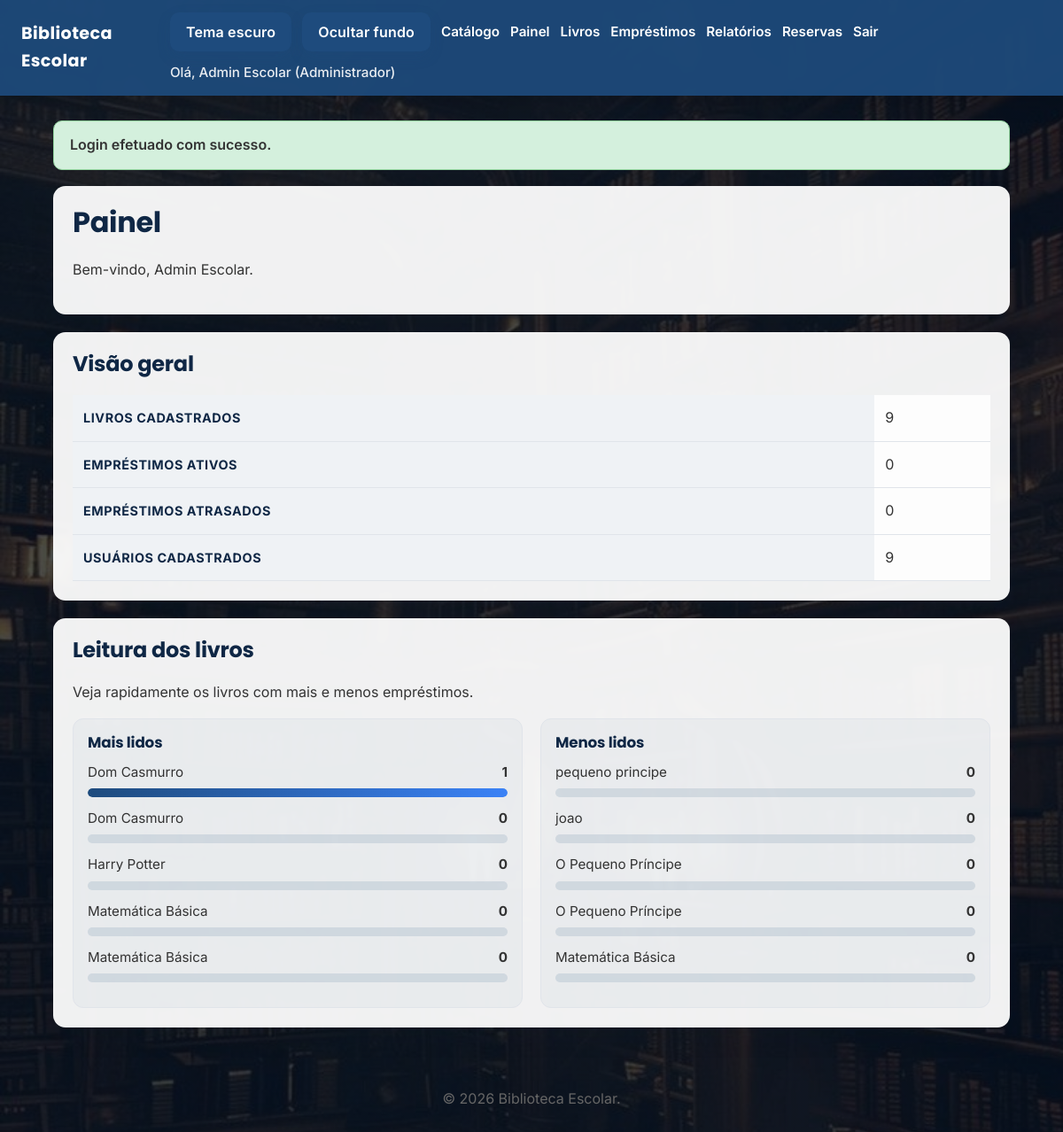
The page /dashboard.php (signed in) on the database as committed earlier.
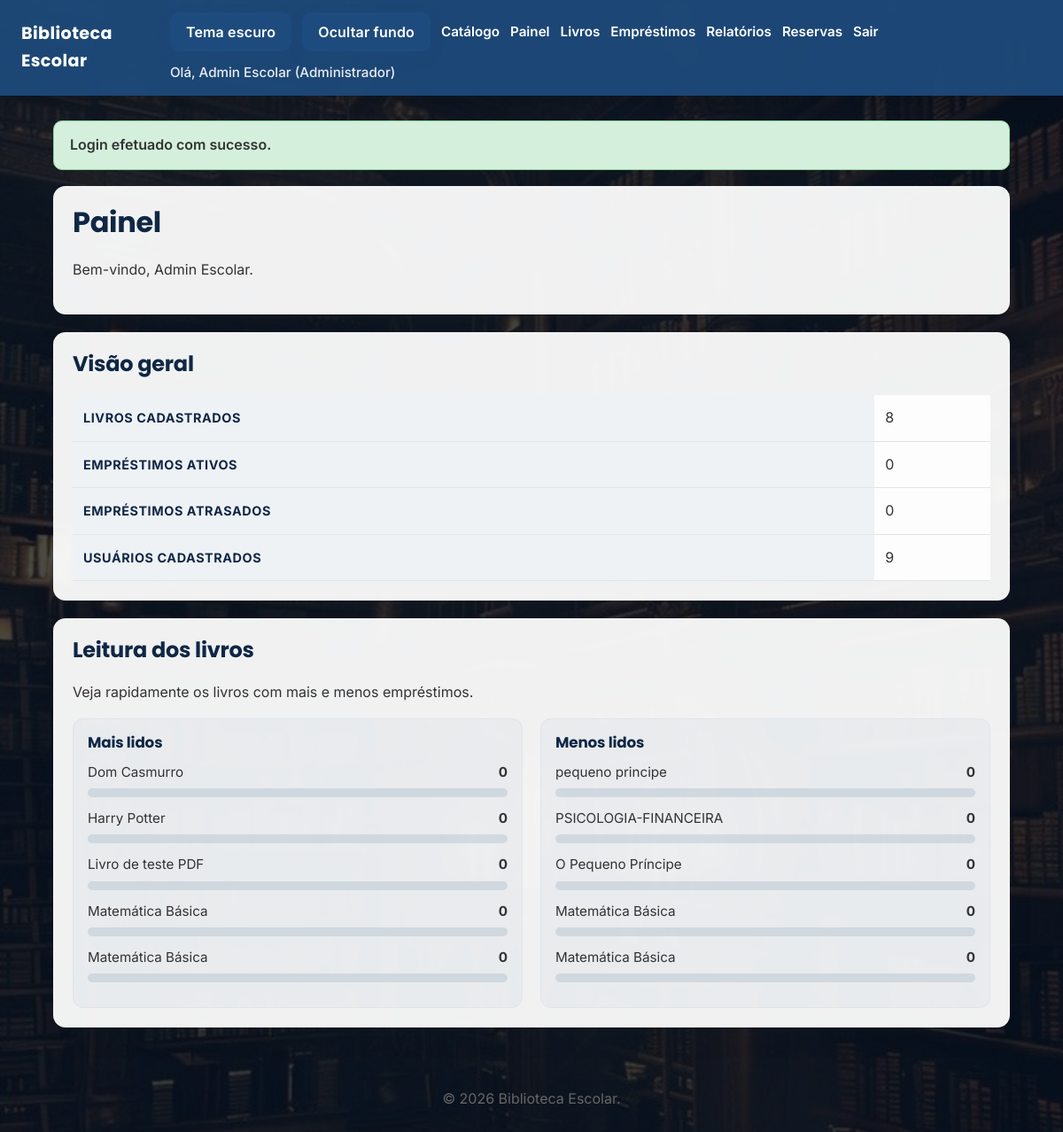
The same page on the database as committed later.
### tables this page shows
CREATE TABLE books (
        id INTEGER PRIMARY KEY AUTOINCREMENT,
        title TEXT NOT NULL,
        author TEXT NOT NULL,
        category TEXT NOT NULL,
        isbn TEXT,
        publisher TEXT,
        year INTEGER,
        quantity INTEGER NOT NULL DEFAULT 0,
        shelf TEXT,
        internal_code TEXT,
        cover_path TEXT,
        created_at TEXT NOT NULL DEFAULT CURRENT_TIMESTAMP
    , pdf_path TEXT);

### includes/functions.php (called while the page is built, shortened)
<?php
require_once __DIR__ . '/auth.php';
function base_url(string $path = ''): string
{
    $base = BASE_URL;
    return rtrim($base, '/') . '/' . ltrim($path, '/');
}
function get_flash(): ?array
{
    if (isset($_SESSION['_flash'])) {
        $flash = $_SESSION['_flash'];
        return $flash;
    }
    return null;
}
function h(string $value): string
{
    return htmlspecialchars($value, ENT_QUOTES, 'UTF-8');
}

### includes/auth.php (called while the page is built, shortened)
<?php
function current_user(): ?array
{
    return $_SESSION['user'] ?? null;
}
function user_has_role(string|array $role): bool
{
    $user = current_user();
    $roles = is_array($role) ? $role : [$role];
    return in_array($user['role_name'], $roles, true);
}

### dashboard.php (the view, shortened to what this page needs)
<?php
require_once __DIR__ . '/includes/auth.php';
require_once __DIR__ . '/includes/functions.php';
$stats = [
    'books' => 0,
    'loans' => 0,
    'overdue' => 0,
    'users' => 0,
];
try {
    $db = get_db();
    $stats['books'] = (int)$db->query('SELECT COUNT(*) FROM books')->fetchColumn();
    $stats['loans'] = (int)$db->query('SELECT COUNT(*) FROM loans WHERE returned_at IS NULL')->fetchColumn();
    $stats['overdue'] = (int)$db->query('SELECT COUNT(*) FROM loans WHERE returned_at IS NULL AND due_date < DATE("now")')->fetchColumn();
    $stats['users'] = (int)$db->query('SELECT COUNT(*) FROM users')->fetchColumn();
    $bookUsage = $db->query('SELECT b.id, b.title, COUNT(l.id) AS loan_count FROM books b LEFT JOIN loans l ON l.book_id = b.id GROUP BY b.id ORDER BY loan_count DESC, b.title ASC')->fetchAll();
    $maxCount = !empty($bookUsage) ? max(array_column($bookUsage, 'loan_count')) : 0;
    $maxCount = max(1, (int)$maxCount);
    $mostRead = array_slice($bookUsage, 0, 5);
    $leastRead = array_slice(array_reverse($bookUsage), 0, 5);
} catch (Exception $e) {
    $bookUsage = [];
    $mostRead = [];
    $leastRead = [];
    $maxCount = 1;
}
require_once __DIR__ . '/includes/header.php';
?>
<div class="card">
    <h1>Painel</h1>
    <p>Bem-vindo, <?php echo h(current_user()['name']); ?>.</p>
</div>
<div class="card">
    <h2>Visão geral</h2>
    <table>
        <tr><th>Livros cadastrados</th><td><?php echo h((string)$stats['books']); ?></td></tr>
        <tr><th>Empréstimos ativos</th><td><?php echo h((string)$stats['loans']); ?></td></tr>
        <tr><th>Empréstimos atrasados</th><td><?php echo h((string)$stats['overdue']); ?></td></tr>
        <tr><th>Usuários cadastrados</th><td><?php echo h((string)$stats['users']); ?></td></tr>
    </table>
</div>
<div class="card">
    <h2>Leitura dos livros</h2>
    <p>Veja rapidamente os livros com mais e menos empréstimos.</p>
    <?php if (empty($bookUsage)): ?>
        <p class="muted">Ainda não há dados de empréstimos para exibir.</p>
    <?php else: ?>
        <div class="chart-grid">
            <div class="chart-panel">
                <h3>Mais lidos</h3>
                <?php foreach ($mostRead as $book): ?>
                    <?php $width = $maxCount > 0 ? round(((int)$book['loan_count'] / $maxCount) * 100) : 0; ?>
                    <div class="chart-row">
                        <div class="chart-meta">
                            <span><?php echo h($book['title']); ?></span>
                            <strong><?php echo (int)$book['loan_count']; ?></strong>
                        </div>
                        <div class="chart-bar">
                            <span style="width: <?php echo h((string)$width); ?>%"></span>
                        </div>
                    </div>
                <?php endforeach; ?>
            </div>
            <div class="chart-panel">
                <h3>Menos lidos</h3>
                <?php foreach ($leastRead as $book): ?>
                    <div class="chart-row">
                        <div class="chart-meta">
                            <span><?php echo h($book['title']); ?></span>
                            <strong><?php echo (int)$book['loan_count']; ?></strong>
                        </div>
                        <div class="chart-bar">
                        </div>
                    </div>
                <?php endforeach; ?>
            </div>
        </div>
    <?php endif; ?>
</div>
<?php require_once __DIR__ . '/includes/footer.php';

### includes/header.php (shortened to what this page needs)
<?php
require_once __DIR__ . '/auth.php';
require_once __DIR__ . '/functions.php';
$user = current_user();
$flash = get_flash();
?>
<!DOCTYPE html>
<html lang="pt-BR">
<head>
    <link rel="stylesheet" href="<?php echo h(base_url('css/style.css')); ?>">
</head>
<body>
<header>
    <div class="brand"><a href="<?php echo h(base_url('index.php')); ?>"><?php echo h(SITE_NAME); ?></a></div>
    <nav>
        <button id="theme-toggle" type="button">Tema escuro</button>
        <button id="background-toggle" type="button">Ocultar fundo</button>
        <a href="<?php echo h(base_url('index.php')); ?>">Catálogo</a>
        <?php if ($user): ?>
            <?php if (user_has_role('Aluno')): ?>
                <a href="<?php echo h(base_url('student_dashboard.php')); ?>">Painel do Aluno</a>
            <?php else: ?>
                <a href="<?php echo h(base_url('dashboard.php')); ?>">Painel</a>
            <?php endif; ?>
            <?php if (user_has_role(['Administrador', 'Bibliotecário'])): ?>
                <a href="<?php echo h(base_url('books.php')); ?>">Livros</a>
                <a href="<?php echo h(base_url('loans.php')); ?>">Empréstimos</a>
                <a href="<?php echo h(base_url('reports.php')); ?>">Relatórios</a>
            <?php endif; ?>
            <a href="<?php echo h(base_url('reservations.php')); ?>">Reservas</a>
            <a href="<?php echo h(base_url('logout.php')); ?>">Sair</a>
            <span class="nav-user">Olá, <?php echo h($user['name']); ?> (<?php echo h($user['role_name']); ?>)</span>
        <?php else: ?>
            <a href="<?php echo h(base_url('login.php')); ?>">Login</a>
            <a href="<?php echo h(base_url('register.php')); ?>">Cadastro</a>
        <?php endif; ?>
    </nav>
</header>
<main>
    <?php if ($flash): ?>
        <div class="flash <?php echo h($flash['type']); ?>"><?php echo h($flash['message']); ?></div>
    <?php endif; ?>

### includes/footer.php (shortened to what this page needs)
</main>
<footer>
    <p>&copy; <?php echo date('Y'); ?> <?php echo h(SITE_NAME); ?>.</p>
</footer>
</body>
</html>

### css/style.css (style rules this page uses)
:root { --bg: #f4f5f7; --text: #333; --header-bg: #1e4b7d; --header-text: #ffffff; --card-bg: #ffffff; --border: #e0e4ea; --input-bg: #ffffff; --input-border: #ccd0d9; --button-bg: #1e4b7d; --button-color: #ffffff; --button-hover: #153b61; --link-color: #1e4b7d; --table-bg: #ffffff; --footer-text: #666; --flash-success-bg: #d4f0dd; --flash-success-border: #8fd19b; --flash-error-bg: #ffe4e1; --flash-error-border: #e11d48; --action-bg: #0f6d3f; --action-hover: #0b562f; --font-sans: "Inter", "Segoe UI", Roboto, Arial, sans-serif; --font-heading: "Poppins", "Inter", "Segoe UI", sans-serif; }
body { margin: 0; font-family: var(--font-sans); font-size: 16px; line-height: 1.6; background: linear-gradient(rgba(7, 18, 34, 0.72), rgba(7, 18, 34, 0.72)), url('../img/library-bg.jpg') center/cover fixed; color: var(--text); min-height: 100vh; transition: background 0.2s ease; -webkit-font-smoothing: antialiased; text-rendering: optimizeLegibility; }
header { background: rgba(30, 75, 125, 0.92); color: var(--header-text); padding: 14px 24px; display: flex; align-items: center; justify-content: space-between; backdrop-filter: blur(4px); box-shadow: 0 8px 24px rgba(0, 0, 0, 0.12); }
header .brand a { color: var(--header-text); text-decoration: none; font-family: var(--font-heading); font-weight: 700; font-size: 1.2rem; letter-spacing: 0.02em; }
header nav { display: flex; gap: 12px; align-items: center; flex-wrap: wrap; }
header nav a { color: var(--header-text); text-decoration: none; font-weight: 600; font-size: 0.95rem; }
header .nav-user { font-size: 0.95rem; opacity: 0.9; font-weight: 500; }
main { max-width: 1080px; margin: 28px auto 36px; padding: 0 20px; }
h1, h2, h3, h4 { font-family: var(--font-heading); line-height: 1.2; margin-top: 0; color: #0f2745; font-weight: 700; letter-spacing: -0.01em; text-shadow: 0 1px 2px rgba(255, 255, 255, 0.35); }
footer { padding: 16px 20px; text-align: center; color: var(--footer-text); }
.chart-grid { display: grid; grid-template-columns: repeat(2, minmax(0, 1fr)); gap: 20px; margin-top: 12px; }
.chart-panel { background: rgba(30, 75, 125, 0.04); border: 1px solid var(--border); border-radius: 12px; padding: 16px; }
.chart-panel h3 { margin-bottom: 12px; font-size: 1.05rem; }
.chart-row { margin-bottom: 12px; }
.chart-meta { display: flex; justify-content: space-between; gap: 12px; margin-bottom: 6px; font-size: 0.95rem; }
.chart-bar { width: 100%; height: 10px; background: rgba(30, 75, 125, 0.12); border-radius: 999px; overflow: hidden; }
.card { background: rgba(255, 255, 255, 0.94); border-radius: 14px; padding: 22px; box-shadow: 0 10px 30px rgba(15, 23, 42, 0.08); margin-bottom: 20px; backdrop-filter: blur(2px); }
button, input[type="submit"] { background: var(--button-bg); color: var(--button-color); border: none; padding: 12px 18px; border-radius: 10px; cursor: pointer; font-size: 1rem; font-family: var(--font-sans); font-weight: 600; letter-spacing: 0.01em; transition: background 0.2s ease, transform 0.15s ease, box-shadow 0.2s ease; box-shadow: 0 6px 16px rgba(30, 75, 125, 0.16); }
button#theme-toggle { min-width: 120px; }
a { color: var(--link-color); font-weight: 600; }
table { width: 100%; border-collapse: collapse; margin-top: 12px; background: rgba(255, 255, 255, 0.9); }
table th, table td { padding: 13px 12px; border-bottom: 1px solid var(--border); text-align: left; color: var(--text); vertical-align: middle; }
table th { font-size: 0.9rem; font-weight: 700; text-transform: uppercase; letter-spacing: 0.04em; color: #0f2745; background: rgba(30, 75, 125, 0.06); }
.flash { padding: 14px 18px; border-radius: 10px; margin-bottom: 18px; font-weight: 600; }
.flash.success { background: var(--flash-success-bg); border: 1px solid var(--flash-success-border); }
.chart-bar span { display: block; height: 100%; background: linear-gradient(90deg, #1e4b7d, #3b82f6); border-radius: inherit; }

Rows that differ between the two databases and show on the page:
removed books: id "9", title "joao", loan_count "0", shown under "Menos lidos"
removed books: title "Dom Casmurro", loan_count "1", $width 100 (drawn), shown under "Mais lidos"
removed books: title "O Pequeno Príncipe", loan_count "0", shown under "Menos lidos"
added books: title "Livro de teste PDF", loan_count "0", shown under "Mais lidos"
now on one of the page's lists (row edited): books: title "Matemática Básica"
added books: title "PSICOLOGIA-FINANCEIRA", loan_count "0", shown under "Menos lidos"
Other text that changed with them:
$stats['books']: "9" → "8"
$stats['users']: (not shown) → "9"
